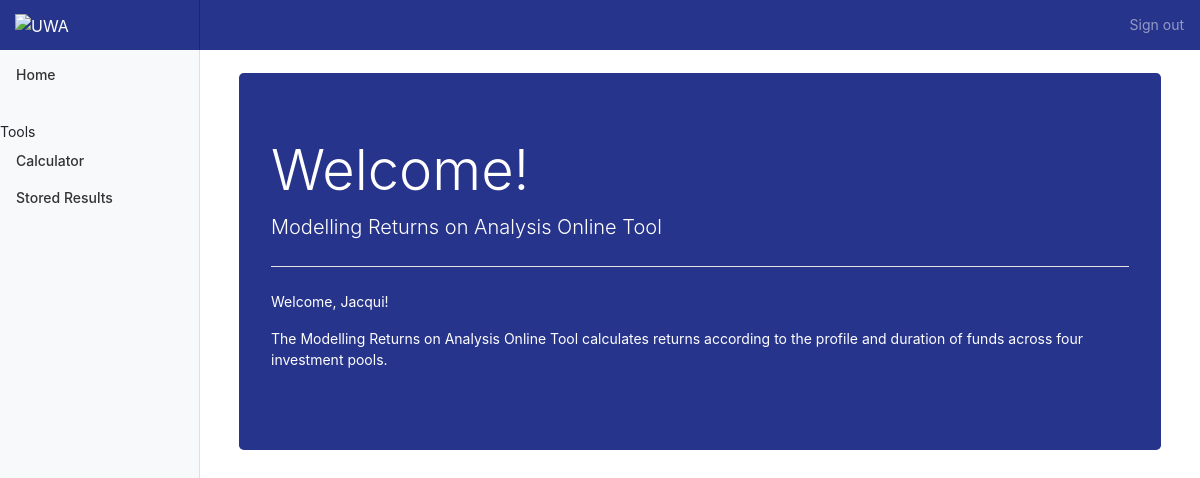
The app's page /homepage (signed in), older data.
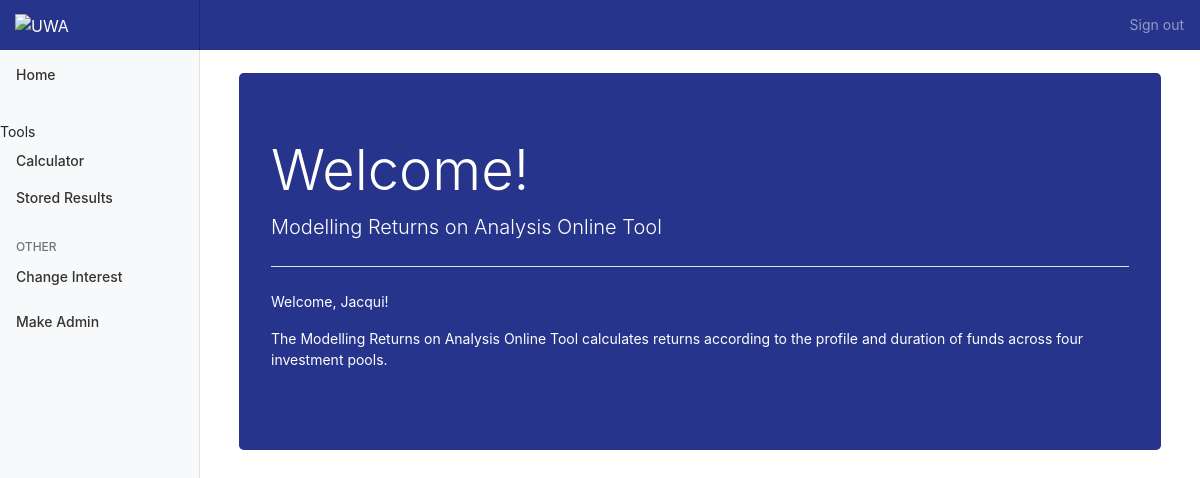
The same page, newer data.
### app/models.py (models this page shows, shortened)
class User(UserMixin, db.Model):
    id = db.Column(db.Integer, primary_key=True)
    username = db.Column(db.String(64), index=True, unique=True)
    password_hash = db.Column(db.String(128))
    admin = db.Column(db.Boolean, default=False)

### app/routes.py (the view)
@app.route('/')
@app.route('/homepage')
def homepage():
    return render_template("homepage.html", title='Home Page')

### app/models.py (called while the page is built)
@login.user_loader
def load_user(id):
    return User.query.get(int(id))

### app/templates/homepage.html (shortened to what this page needs)
{% extends "base.html" %} {% block content %}
<main role="main" class="col-md-9 ml-sm-auto col-lg-10 px-4">
    <div class="container-fluid">
        <div class="jumbotron">
            <h1 class="display-4">Welcome!</h1>
            <p class="lead">Modelling Returns on Analysis Online Tool</p>
            <hr class="my-4" id="hrjumbo">
            {% if current_user.is_authenticated %}
            <p>Welcome, {{ current_user.username }}!</p>
            {% endif %}
			<p>The Modelling Returns on Analysis Online Tool calculates returns according to the profile and duration of funds across four investment pools. </p>
        </div>
    </div>
</main>
{% endblock %}

### app/templates/base.html (shortened to what this page needs)
<!doctype html>
<html lang="en">
<head>
    <link rel="stylesheet" href="https://maxcdn.bootstrapcdn.com/bootstrap/4.0.0/css/bootstrap.min.css">
    <link rel="stylesheet" href="../static/stylesheet.css">
</head>
<body>
    <nav class="navbar navbar-dark fixed-top flex-md-nowrap p-0 shadow">
        <a class="navbar-brand col-sm-3 col-md-2 mr-0" href="/"><img src="https://static.weboffice.uwa.edu.au/visualid/sites/alpha/img/uwacrest-white.svg" alt=UWA height=30px; width=98px></a>
        {% if current_user.is_authenticated %}
        <ul class="navbar-nav px-3">
            <li class="nav-item text-nowrap">
                <a class="nav-link" href="{{ url_for('logout') }}">Sign out</a>
            </li>
        </ul>
        {% endif %}
    </nav>
    <div class="container-fluid">
        <div class="row">
            <nav class="col-md-2 d-none d-md-block bg-light sidebar">
                <div class="sidebar-sticky">
                    <ul class="nav flex-column">
                        <li class="nav-item">
                            <a class="nav-link" href="/">
                                 Home <span class="sr-only">(current)</span>
                            </a>
                            <span>Tools</span>
                        </li>
                        <li class="nav-item ">
                            <a class="nav-link " href="{{ url_for( 'calcs') }} ">
                                 Calculator
                            </a>
                        </li>
                        {% if current_user.is_authenticated %}
                        <li class="nav-item ">
                            <a class="nav-link " href="{{ url_for( 'profile') }} ">
                                 Stored Results
                            </a>
                        </li>
                        {% endif %}
                    </ul>
                    {% if current_user.admin == True %}
                    <h6 class="sidebar-heading d-flex justify-content-between align-items-center px-3 mt-4 mb-1 text-muted ">
                        <span>Other</span>
                    </h6>
                    <ul class="nav flex-column mb-2 ">
                        <li class="nav-item ">
                            <a class="nav-link " href="{{ url_for('admin')}}">
                                 Change Interest
                            </a>
                        </li>
                    </ul>
                    <ul class="nav flex-column mb-2 ">
                        <li class="nav-item ">
                            <a class="nav-link " href="{{ url_for('makeadmin')}}">
                                 Make Admin
                            </a>
                        </li>
                    </ul>
                    {% endif %}
                </div>
            </nav>
        </div>
    </div>
    {% block content %} {% endblock %}
</body>
</html>

### app/static/stylesheet.css (style rules this page uses)
body { font-size: .875rem; background-color: white; }
.sidebar { position: fixed; top: 0; bottom: 0; left: 0; z-index: 100; padding: 48px 0 0; box-shadow: inset -1px 0 0 rgba(0, 0, 0, .1); }
.sidebar-sticky { position: relative; top: 0; height: calc(100vh - 48px); padding-top: .5rem; overflow-x: hidden; overflow-y: auto; }
.sidebar .nav-link { font-weight: 500; color: #333; }
.sidebar-heading { font-size: .75rem; text-transform: uppercase; }
[role="main"] { padding-top: 48px; }
.navbar-brand { padding-top: .75rem; padding-bottom: .75rem; font-size: 1rem; background-color: #27348b; box-shadow: inset -1px 0 0 rgba(0, 0, 0, .25); }
.navbar-dark { background-color: #27348b; }
.jumbotron { margin-top: 25px; background-color: #27348b; color: white; }
#hrjumbo { background-color: white; }
.nav-link { color: white; }

Row changes from the older to the newer data that the page shows:
changed User "Jacqui": admin empty → True (drawn)
Text that changed along with them:
text now shown: "OTHER Change Interest Make Admin"
